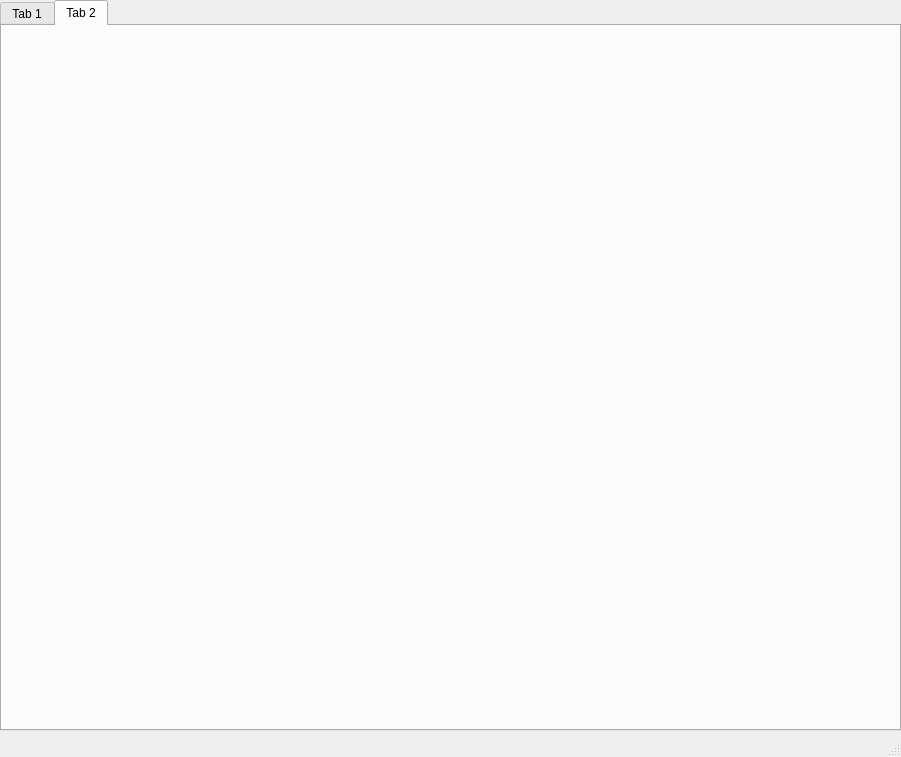
<?xml version="1.0" encoding="UTF-8"?>
<ui version="4.0">
 <class>MainWindow</class>
 <widget class="QMainWindow" name="MainWindow">
  <property name="geometry">
   <rect>
    <x>0</x>
    <y>0</y>
    <width>901</width>
    <height>757</height>
   </rect>
  </property>
  <property name="windowTitle">
   <string>Projectile simulation</string>
  </property>
  <widget class="QWidget" name="centralwidget">
   <widget class="QTabWidget" name="tabWidget">
    <property name="geometry">
     <rect>
      <x>0</x>
      <y>0</y>
      <width>901</width>
      <height>731</height>
     </rect>
    </property>
    <property name="currentIndex">
     <number>1</number>
    </property>
    <widget class="QWidget" name="tab">
     <attribute name="title">
      <string>Tab 1</string>
     </attribute>
     <widget class="QGroupBox" name="groupBox">
      <property name="geometry">
       <rect>
        <x>20</x>
        <y>0</y>
        <width>851</width>
        <height>461</height>
       </rect>
      </property>
      <property name="title">
       <string>Характеристики Тела</string>
      </property>
      <property name="flat">
       <bool>false</bool>
      </property>
      <property name="checkable">
       <bool>false</bool>
      </property>
      <widget class="QComboBox" name="comboBox_density">
       <property name="geometry">
        <rect>
         <x>40</x>
         <y>70</y>
         <width>351</width>
         <height>41</height>
        </rect>
       </property>
       <item>
        <property name="text">
         <string>Литий 530 кг/м3</string>
        </property>
       </item>
       <item>
        <property name="text">
         <string>Натрий 970 кг/м3</string>
        </property>
       </item>
       <item>
        <property name="text">
         <string>Бериллий 1850 кг/м3</string>
        </property>
       </item>
       <item>
        <property name="text">
         <string>Алюминий 2700  кг/м3</string>
        </property>
       </item>
       <item>
        <property name="text">
         <string>Германий 5320 кг/м3</string>
        </property>
       </item>
       <item>
        <property name="text">
         <string>Хром 7190 кг/м3</string>
        </property>
       </item>
       <item>
        <property name="text">
         <string>Железо 7870 кг/м3</string>
        </property>
       </item>
       <item>
        <property name="text">
         <string>Медь 8940 кг/м3</string>
        </property>
       </item>
       <item>
        <property name="text">
         <string>Серебро 10500 кг/м3</string>
        </property>
       </item>
       <item>
        <property name="text">
         <string>Свинец 11350 кг/м3</string>
        </property>
       </item>
       <item>
        <property name="text">
         <string>Палладий 12020 кг/м3</string>
        </property>
       </item>
       <item>
        <property name="text">
         <string>Уран 19050 кг/м3</string>
        </property>
       </item>
       <item>
        <property name="text">
         <string>Золото 19300 кг/м3</string>
        </property>
       </item>
       <item>
        <property name="text">
         <string>Платина 19590 кг/м3</string>
        </property>
       </item>
       <item>
        <property name="text">
         <string>Иридий 22560 кг/м3</string>
        </property>
       </item>
      </widget>
      <widget class="QLabel" name="density_label">
       <property name="geometry">
        <rect>
         <x>40</x>
         <y>40</y>
         <width>251</width>
         <height>31</height>
        </rect>
       </property>
       <property name="text">
        <string>Вещество тела</string>
       </property>
      </widget>
      <widget class="QLabel" name="speed_label">
       <property name="geometry">
        <rect>
         <x>40</x>
         <y>120</y>
         <width>191</width>
         <height>31</height>
        </rect>
       </property>
       <property name="text">
        <string>Начальная скорость</string>
       </property>
      </widget>
      <widget class="QLabel" name="mass_label">
       <property name="geometry">
        <rect>
         <x>450</x>
         <y>120</y>
         <width>271</width>
         <height>31</height>
        </rect>
       </property>
       <property name="text">
        <string>Масса тела</string>
       </property>
      </widget>
      <widget class="QDoubleSpinBox" name="startspeedbox">
       <property name="geometry">
        <rect>
         <x>40</x>
         <y>150</y>
         <width>351</width>
         <height>41</height>
        </rect>
       </property>
       <property name="maximum">
        <double>10000.989999999999782</double>
       </property>
      </widget>
      <widget class="QDoubleSpinBox" name="massBox">
       <property name="geometry">
        <rect>
         <x>450</x>
         <y>150</y>
         <width>351</width>
         <height>41</height>
        </rect>
       </property>
       <property name="maximum">
        <double>10000.989999999999782</double>
       </property>
      </widget>
      <widget class="QFrame" name="frame">
       <property name="geometry">
        <rect>
         <x>40</x>
         <y>200</y>
         <width>351</width>
         <height>111</height>
        </rect>
       </property>
       <property name="frameShape">
        <enum>QFrame::StyledPanel</enum>
       </property>
       <property name="frameShadow">
        <enum>QFrame::Raised</enum>
       </property>
       <widget class="QRadioButton" name="metresps">
        <property name="geometry">
         <rect>
          <x>20</x>
          <y>20</y>
          <width>171</width>
          <height>26</height>
         </rect>
        </property>
        <property name="text">
         <string>Метры в секунду</string>
        </property>
        <property name="checked">
         <bool>true</bool>
        </property>
       </widget>
       <widget class="QRadioButton" name="kilometresph">
        <property name="geometry">
         <rect>
          <x>20</x>
          <y>60</y>
          <width>161</width>
          <height>26</height>
         </rect>
        </property>
        <property name="text">
         <string>Километры в час</string>
        </property>
       </widget>
       <widget class="QRadioButton" name="milesph">
        <property name="geometry">
         <rect>
          <x>200</x>
          <y>20</y>
          <width>141</width>
          <height>26</height>
         </rect>
        </property>
        <property name="text">
         <string>Мили в час</string>
        </property>
       </widget>
       <widget class="QRadioButton" name="yardsps">
        <property name="geometry">
         <rect>
          <x>200</x>
          <y>60</y>
          <width>141</width>
          <height>26</height>
         </rect>
        </property>
        <property name="text">
         <string>Ярды в секунду</string>
        </property>
       </widget>
      </widget>
      <widget class="QFrame" name="frame_3">
       <property name="geometry">
        <rect>
         <x>450</x>
         <y>200</y>
         <width>351</width>
         <height>111</height>
        </rect>
       </property>
       <property name="frameShape">
        <enum>QFrame::StyledPanel</enum>
       </property>
       <property name="frameShadow">
        <enum>QFrame::Raised</enum>
       </property>
       <widget class="QRadioButton" name="kilograms">
        <property name="geometry">
         <rect>
          <x>20</x>
          <y>20</y>
          <width>171</width>
          <height>26</height>
         </rect>
        </property>
        <property name="text">
         <string>Килограммы</string>
        </property>
        <property name="checked">
         <bool>true</bool>
        </property>
       </widget>
       <widget class="QRadioButton" name="pounds">
        <property name="geometry">
         <rect>
          <x>20</x>
          <y>60</y>
          <width>161</width>
          <height>26</height>
         </rect>
        </property>
        <property name="text">
         <string>Фунты</string>
        </property>
       </widget>
       <widget class="QRadioButton" name="grams">
        <property name="geometry">
         <rect>
          <x>200</x>
          <y>20</y>
          <width>141</width>
          <height>26</height>
         </rect>
        </property>
        <property name="text">
         <string>Граммы</string>
        </property>
       </widget>
       <widget class="QRadioButton" name="tons">
        <property name="geometry">
         <rect>
          <x>200</x>
          <y>60</y>
          <width>141</width>
          <height>26</height>
         </rect>
        </property>
        <property name="text">
         <string>Тонны</string>
        </property>
       </widget>
      </widget>
      <widget class="QLabel" name="label">
       <property name="geometry">
        <rect>
         <x>450</x>
         <y>41</y>
         <width>351</width>
         <height>31</height>
        </rect>
       </property>
       <property name="text">
        <string>Начальная высота, метры</string>
       </property>
      </widget>
      <widget class="QDoubleSpinBox" name="start_height">
       <property name="geometry">
        <rect>
         <x>450</x>
         <y>70</y>
         <width>351</width>
         <height>41</height>
        </rect>
       </property>
      </widget>
      <widget class="QLabel" name="angle_label">
       <property name="geometry">
        <rect>
         <x>40</x>
         <y>320</y>
         <width>621</width>
         <height>31</height>
        </rect>
       </property>
       <property name="text">
        <string>Угол между вектором начальной скоростью и осью x</string>
       </property>
      </widget>
      <widget class="QSpinBox" name="anglebox">
       <property name="geometry">
        <rect>
         <x>40</x>
         <y>350</y>
         <width>761</width>
         <height>41</height>
        </rect>
       </property>
       <property name="maximum">
        <number>90000</number>
       </property>
      </widget>
      <widget class="QFrame" name="frame_2">
       <property name="geometry">
        <rect>
         <x>40</x>
         <y>400</y>
         <width>761</width>
         <height>41</height>
        </rect>
       </property>
       <property name="frameShape">
        <enum>QFrame::StyledPanel</enum>
       </property>
       <property name="frameShadow">
        <enum>QFrame::Raised</enum>
       </property>
       <widget class="QRadioButton" name="degrees">
        <property name="geometry">
         <rect>
          <x>30</x>
          <y>0</y>
          <width>101</width>
          <height>41</height>
         </rect>
        </property>
        <property name="text">
         <string>Градусы</string>
        </property>
        <property name="checked">
         <bool>true</bool>
        </property>
       </widget>
       <widget class="QRadioButton" name="radians">
        <property name="geometry">
         <rect>
          <x>230</x>
          <y>0</y>
          <width>101</width>
          <height>41</height>
         </rect>
        </property>
        <property name="text">
         <string>Радианы</string>
        </property>
       </widget>
       <widget class="QRadioButton" name="minutes">
        <property name="geometry">
         <rect>
          <x>430</x>
          <y>0</y>
          <width>101</width>
          <height>41</height>
         </rect>
        </property>
        <property name="text">
         <string>Минуты</string>
        </property>
       </widget>
       <widget class="QRadioButton" name="seconds">
        <property name="geometry">
         <rect>
          <x>630</x>
          <y>0</y>
          <width>101</width>
          <height>41</height>
         </rect>
        </property>
        <property name="text">
         <string>Секунды</string>
        </property>
       </widget>
      </widget>
     </widget>
     <widget class="QGroupBox" name="groupBox_2">
      <property name="geometry">
       <rect>
        <x>20</x>
        <y>470</y>
        <width>851</width>
        <height>211</height>
       </rect>
      </property>
      <property name="title">
       <string>Характеристики Системы</string>
      </property>
      <widget class="QComboBox" name="comboBox_planet">
       <property name="geometry">
        <rect>
         <x>50</x>
         <y>70</y>
         <width>351</width>
         <height>41</height>
        </rect>
       </property>
       <item>
        <property name="text">
         <string>Плутон 0,617 м/с2</string>
        </property>
       </item>
       <item>
        <property name="text">
         <string>Эрида 0,82 м/с2</string>
        </property>
       </item>
       <item>
        <property name="text">
         <string>Луна 1,62 м/с2</string>
        </property>
       </item>
       <item>
        <property name="text">
         <string>Меркурий 3,70 м/с2</string>
        </property>
       </item>
       <item>
        <property name="text">
         <string>Марс 3,86 м/с2</string>
        </property>
       </item>
       <item>
        <property name="text">
         <string>Уран 8,86 м/с2</string>
        </property>
       </item>
       <item>
        <property name="text">
         <string>Венера 8,88 м/с2</string>
        </property>
       </item>
       <item>
        <property name="text">
         <string>Земля 9,81 м/с2</string>
        </property>
       </item>
       <item>
        <property name="text">
         <string>Сатурн 10,44 м/с2</string>
        </property>
       </item>
       <item>
        <property name="text">
         <string>Нептун 11,09 м/с2</string>
        </property>
       </item>
       <item>
        <property name="text">
         <string>Юпитер 24,79 м/с2</string>
        </property>
       </item>
      </widget>
      <widget class="QLabel" name="planet_label">
       <property name="geometry">
        <rect>
         <x>50</x>
         <y>40</y>
         <width>141</width>
         <height>31</height>
        </rect>
       </property>
       <property name="text">
        <string>Планета</string>
       </property>
      </widget>
      <widget class="QComboBox" name="comboBox_environment">
       <property name="geometry">
        <rect>
         <x>450</x>
         <y>71</y>
         <width>351</width>
         <height>41</height>
        </rect>
       </property>
       <item>
        <property name="text">
         <string>Водород 0,090  кг/м3</string>
        </property>
       </item>
       <item>
        <property name="text">
         <string>Гелий 0,178 кг/м3</string>
        </property>
       </item>
       <item>
        <property name="text">
         <string>Метан 0,717 кг/м3</string>
        </property>
       </item>
       <item>
        <property name="text">
         <string>Аммиак 0,771 кг/м3</string>
        </property>
       </item>
       <item>
        <property name="text">
         <string>Воздух 1,293 кг/м3</string>
        </property>
       </item>
       <item>
        <property name="text">
         <string>Аргон 1,784 кг/м3</string>
        </property>
       </item>
       <item>
        <property name="text">
         <string>Углекислый газ 1,977 кг/м3</string>
        </property>
       </item>
       <item>
        <property name="text">
         <string>Хлор 3,164 кг/м3</string>
        </property>
       </item>
       <item>
        <property name="text">
         <string>Криптон 3,743 кг/м3</string>
        </property>
       </item>
       <item>
        <property name="text">
         <string>Ксенон 5,851 кг/м3</string>
        </property>
       </item>
       <item>
        <property name="text">
         <string>Радон 9,81 кг/м3</string>
        </property>
       </item>
       <item>
        <property name="text">
         <string>Гексафторид вольфрама 12,9 кг/м3</string>
        </property>
       </item>
      </widget>
      <widget class="QLabel" name="environment_label">
       <property name="geometry">
        <rect>
         <x>450</x>
         <y>40</y>
         <width>141</width>
         <height>31</height>
        </rect>
       </property>
       <property name="text">
        <string>Воздушная среда</string>
       </property>
      </widget>
      <widget class="QFrame" name="frame_4">
       <property name="geometry">
        <rect>
         <x>50</x>
         <y>119</y>
         <width>351</width>
         <height>71</height>
        </rect>
       </property>
       <property name="frameShape">
        <enum>QFrame::StyledPanel</enum>
       </property>
       <property name="frameShadow">
        <enum>QFrame::Raised</enum>
       </property>
       <widget class="QRadioButton" name="airresistanceonbut">
        <property name="enabled">
         <bool>false</bool>
        </property>
        <property name="geometry">
         <rect>
          <x>10</x>
          <y>10</y>
          <width>311</width>
          <height>26</height>
         </rect>
        </property>
        <property name="text">
         <string>Сопротивление воздуха присутствует</string>
        </property>
       </widget>
       <widget class="QRadioButton" name="airresistanceoffbut">
        <property name="geometry">
         <rect>
          <x>10</x>
          <y>40</y>
          <width>311</width>
          <height>26</height>
         </rect>
        </property>
        <property name="text">
         <string>Сопротивление воздуха отсутствует</string>
        </property>
        <property name="checked">
         <bool>true</bool>
        </property>
       </widget>
      </widget>
     </widget>
    </widget>
    <widget class="QWidget" name="tab_2">
     <attribute name="title">
      <string>Tab 2</string>
     </attribute>
     <widget class="PlotWidget" name="widget" native="true">
      <property name="geometry">
       <rect>
        <x>20</x>
        <y>20</y>
        <width>861</width>
        <height>661</height>
       </rect>
      </property>
     </widget>
    </widget>
   </widget>
  </widget>
  <widget class="QStatusBar" name="statusBar"/>
 </widget>
 <customwidgets>
  <customwidget>
   <class>PlotWidget</class>
   <extends>QWidget</extends>
   <header>pyqtgraph</header>
   <container>1</container>
  </customwidget>
 </customwidgets>
 <resources/>
 <connections/>
</ui>
